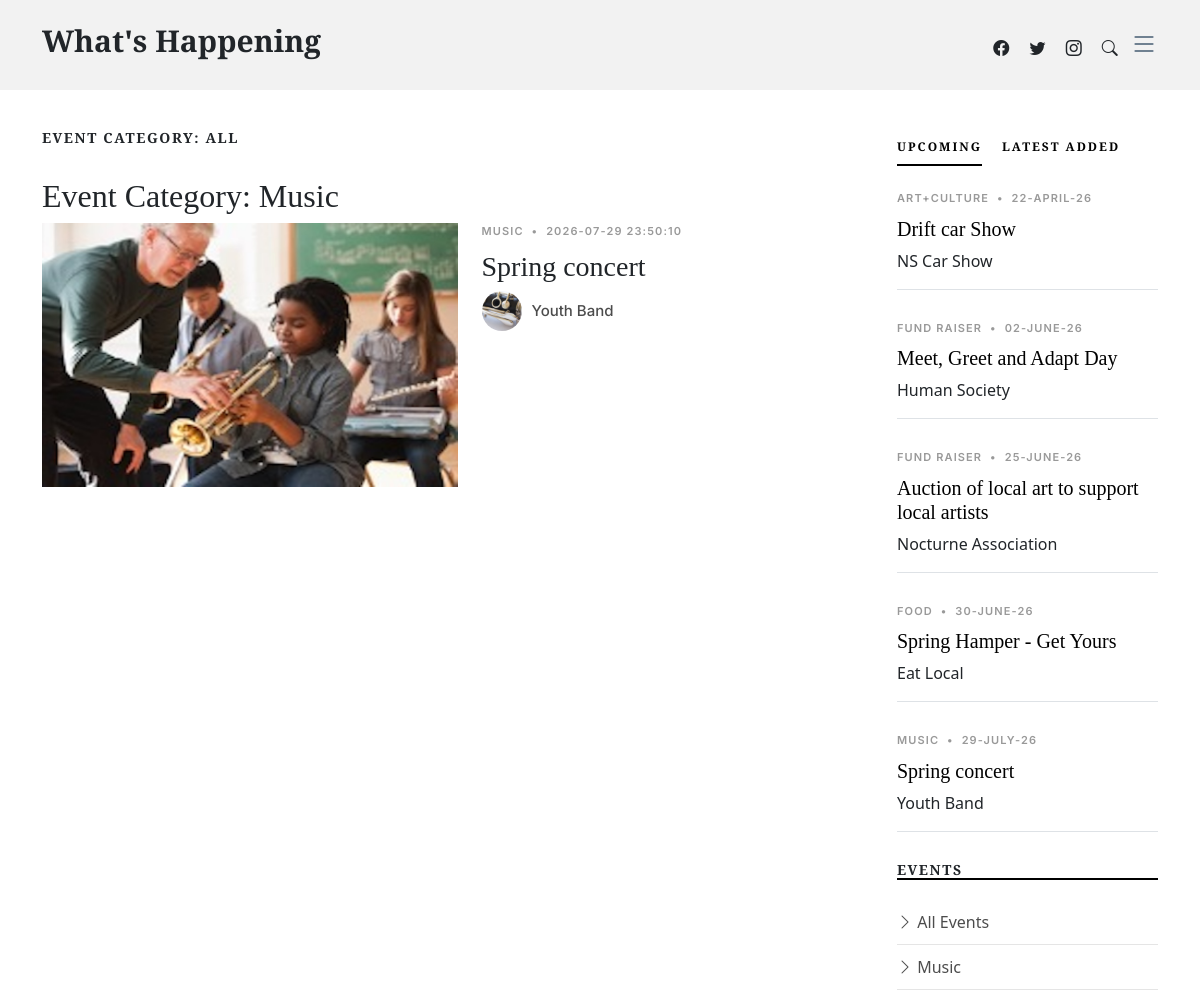
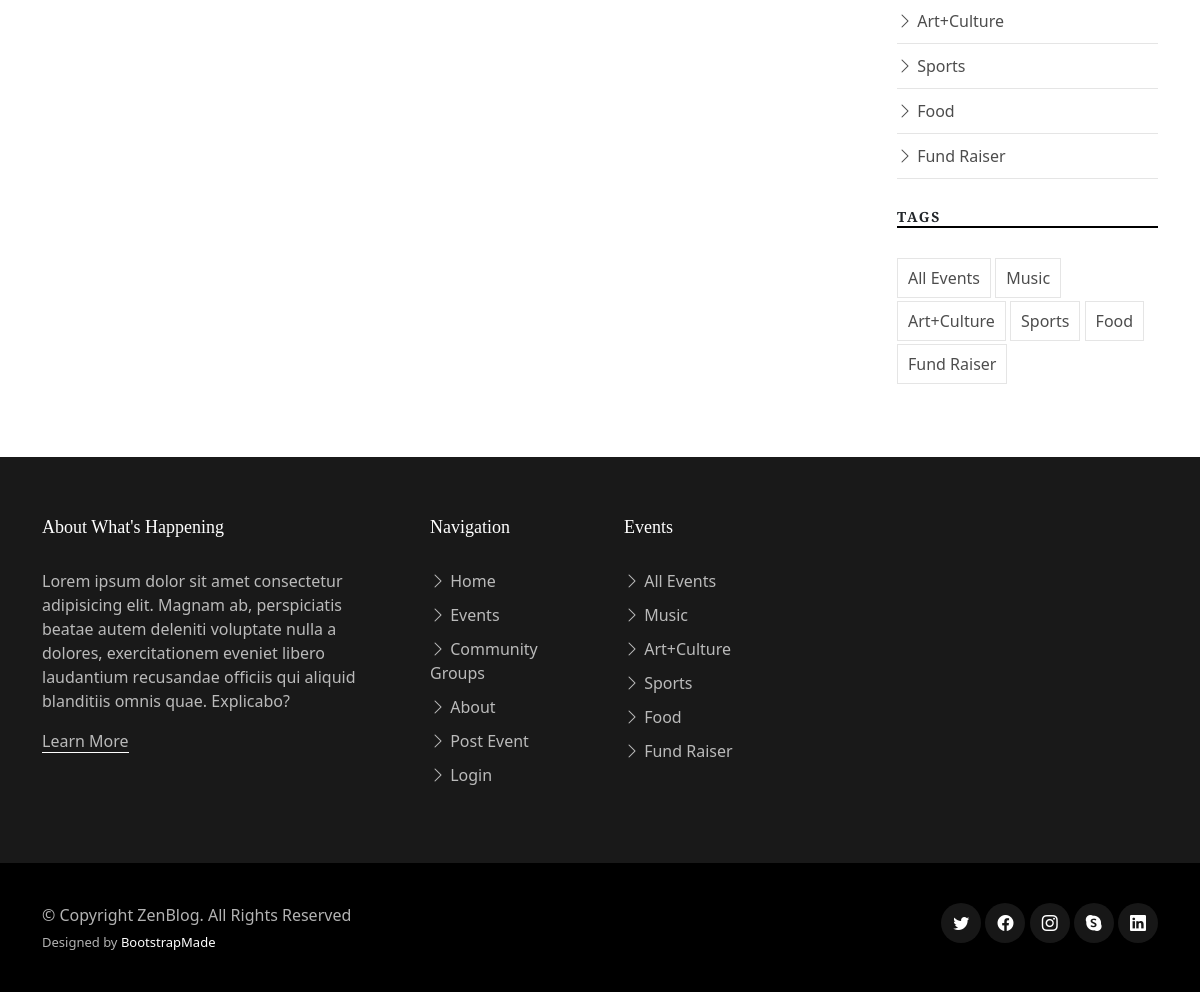
The app's page /events.php?event_type=Music (signed in) with its own data (2 pictures, top to bottom).
### tables this page shows
CREATE TABLE `events` (
  `EventID` int NOT NULL,
  `EventTypeID` int NOT NULL,
  `GroupID` int NOT NULL,
  `EventDate` timestamp NOT NULL DEFAULT CURRENT_TIMESTAMP,
  `SubmitDate` timestamp NOT NULL DEFAULT CURRENT_TIMESTAMP,
  `EventTitle` varchar(100) NOT NULL,
  `EventImage` varchar(50) NOT NULL,
  `EventDesc` text NOT NULL
);

CREATE TABLE `eventtypes` (
  `EventTypeID` int NOT NULL,
  `TypeName` varchar(100) NOT NULL
);

CREATE TABLE `groups` (
  `GroupID` int NOT NULL,
  `GroupName` varchar(100) NOT NULL,
  `GroupImage` varchar(50) NOT NULL,
  `GroupType` varchar(100) NOT NULL,
  `GroupDesc` text NOT NULL,
  `ContactName` varchar(255) NOT NULL,
  `ContactEmail` varchar(255) NOT NULL
);

### events.php (the view, shortened to what this page needs)
<!DOCTYPE html>
<html lang="en">
<head>
  <link href="assets/vendor/bootstrap/css/bootstrap.min.css" rel="stylesheet">
  <link href="assets/vendor/bootstrap-icons/bootstrap-icons.css" rel="stylesheet">
  <link href="assets/vendor/swiper/swiper-bundle.min.css" rel="stylesheet">
  <link href="assets/vendor/glightbox/css/glightbox.min.css" rel="stylesheet">
  <link href="assets/vendor/aos/aos.css" rel="stylesheet">
  <link href="assets/css/variables.css" rel="stylesheet">
  <link href="assets/css/main.css" rel="stylesheet">
</head>
<body>
  <header id="header" class="header d-flex align-items-center fixed-top">
    <div class="container-fluid container-xl d-flex align-items-center justify-content-between">
      <a href="index.php" class="logo d-flex align-items-center">
        <h1>What's Happening</h1>
      </a>
      <div class="position-relative">
        <a href="#" class="mx-2"><span class="bi-facebook"></span></a>
        <a href="#" class="mx-2"><span class="bi-twitter"></span></a>
        <a href="#" class="mx-2"><span class="bi-instagram"></span></a>
        <a href="#" class="mx-2 js-search-open"><span class="bi-search"></span></a>
        <i class="bi bi-list mobile-nav-toggle"></i>
      </div>
    </div>
  </header>
  <main id="main">
    <section>
      <div class="container">
        <div class="row">
          <div class="col-md-9" data-aos="fade-up">
            <h3 class="category-title">Event Category: ALL</h3>
            <?php
            $connect = db_connect();
            $JoinSql = "
            SELECT
                events.*,
                eventtypes.TypeName AS eventType,
                `groups`.GroupName,
                `groups`.GroupImage
            FROM
                events
            LEFT JOIN
                eventtypes ON eventtypes.EventTypeID = events.EventTypeID
            LEFT JOIN
                `groups` ON `groups`.GroupID = events.GroupID
            WHERE
                events.EventDate >= CURDATE()
            ORDER BY
                EventDate ASC;";
            $allData = $connect->query($JoinSql);
            $selectedType = isset($_GET['event_type']) ? urlencode(filter_input(INPUT_GET, 'event_type')): 'all';
            $displayType = $selectedType !== 'all' ? htmlspecialchars($selectedType) : 'All';
            echo "<h2>Event Category: " . $displayType . "</h2>";
            if($allData && $allData->num_rows > 0) {
              while($event = $allData->fetch_assoc()){
                $eventNum = $event["EventID"];
                $eventGroupType = $event["eventType"];
                $eventDate = $event["EventDate"];
                $eventTitle =  $event["EventTitle"];
                $eventImagePath = $event["EventImage"];
                $groupName = $event['GroupName'];
                $groupImage = $event['GroupImage'];
                if ($selectedType !== 'all' && strtolower($eventGroupType) !== strtolower($selectedType)) {
                  continue;
                }
            ?>
                <div class="d-md-flex post-entry-2 half">
                    <a href="single-post.php?event_id=<?php echo $eventNum; ?>" class="me-4 thumbnail">
                        <img src="<?php echo $eventImagePath; ?>" alt="" class="img-fluid">
                    </a>
                    <div>
                        <div class="post-meta"><span class="date"><?php echo $eventGroupType; ?></span> <span class="mx-1">&bullet;</span> <span><?php echo $eventDate; ?></span></div>
                        <h3><a href="single-post.php?event_id=<?php echo $eventNum; ?>"><?php echo $eventTitle; ?></a></h3>
                        <div class="d-flex align-items-center author">
                            <div class="photo"><img src="<?php echo $groupImage; ?>" alt="" class="img-fluid"></div>
                            <div class="name">
                                <h3 class="m-0 p-0"><?php echo $groupName; ?></h3>
                            </div>
                        </div>
                    </div>
                </div>
            <?php
              }
            } else {
              echo "<p>No upcoming events found.</p>";
            }
            ?>
          </div>
          <div class="col-md-3">
             <div class="aside-block">
              <ul class="nav nav-pills custom-tab-nav mb-4" id="pills-tab" role="tablist">
                <li class="nav-item" role="presentation">
                  <button class="nav-link active" id="pills-popular-tab" data-bs-toggle="pill" data-bs-target="#pills-popular" type="button" role="tab" aria-controls="pills-popular" aria-selected="true">Upcoming</button>
                </li>
                <li class="nav-item" role="presentation">
                  <button class="nav-link" id="pills-trending-tab" data-bs-toggle="pill" data-bs-target="#pills-trending" type="button" role="tab" aria-controls="pills-trending" aria-selected="false">Latest Added</button>
                </li>
              </ul>
              <div class="tab-content" id="pills-tabContent">
                <div class="tab-pane fade show active" id="pills-popular" role="tabpanel" aria-labelledby="pills-popular-tab">
                <?php
                  $JoinSql = "SELECT events.*, eventtypes.TypeName AS eventType, `groups`.GroupName
                              FROM events
                              LEFT JOIN eventtypes ON eventtypes.EventTypeID = events.EventTypeID
                              LEFT JOIN `groups` ON `groups`.GroupID = events.GroupID
                              WHERE events.EventDate >= CURDATE()
                              ORDER BY EventDate ASC
                              LIMIT 5;";
                  $allData = $connect->query($JoinSql);
                  if($allData && $allData->num_rows > 0) {
                    while($row = $allData->fetch_assoc()) {
                      $eventTitle =  $row["EventTitle"];
                      $eventDate = $row["EventDate"];
                      $eventNum = $row["EventID"];
                      $formattedDate = date_format(date_create($eventDate), "d-F-y");
                      $eventType = $row["eventType"];
                      $groupType = $row["GroupName"];
                ?>
                      <div class="post-entry-1 border-bottom">
                          <div class="post-meta"><span class="date"><?php echo $eventType; ?></span> <span class="mx-1">&bullet;</span> <span><?php echo $formattedDate; ?></span></div>
                          <h2 class="mb-2"><a href="single-post.php?event_id=<?php echo $eventNum; ?>"><?php echo $eventTitle; ?></a></h2>
                          <span class="author mb-3 d-block"><?php echo $groupType; ?></span>
                      </div>
                <?php
                    }
                  } else {
                    echo "<p>No results</p>";
                  }
                ?>
                </div>
              </div>
            </div>
            <div class="aside-block">
              <h3 class="aside-title">Events</h3>
              <ul class="aside-links list-unstyled">
                <li><a href="events.php"><i class="bi bi-chevron-right"></i> All Events</a></li>
                <li><a href="events.php?event_type=Music"><i class="bi bi-chevron-right"></i> Music</a></li>
                <li><a href="events.php?event_type=Art+Culture"><i class="bi bi-chevron-right"></i> Art+Culture</a></li>
                <li><a href="events.php?event_type=Sports"><i class="bi bi-chevron-right"></i> Sports</a></li>
                <li><a href="events.php?event_type=Food"><i class="bi bi-chevron-right"></i> Food</a></li>
                <li><a href="events.php?event_type=Fund Raiser"><i class="bi bi-chevron-right"></i> Fund Raiser</a></li>
              </ul>
            </div>
            <div class="aside-block">
              <h3 class="aside-title">Tags</h3>
              <ul class="aside-tags list-unstyled">
                <li><a href="events.php">All Events</a></li>
                <li><a href="events.php?event_type=Music">Music</a></li>
                <li><a href="events.php?event_type=Art+Culture">Art+Culture</a></li>
                <li><a href="events.php?event_type=Sports">Sports</a></li>
                <li><a href="events.php?event_type=Food">Food</a></li>
                <li><a href="events.php?event_type=Fund Raiser">Fund Raiser</a></li>
              </ul>
            </div>
          </div>
        </div>
      </div>
    </section>
  </main>
    <footer id="footer" class="footer">
    <div class="footer-content">
      <div class="container">
        <div class="row g-5">
          <div class="col-lg-4">
            <h3 class="footer-heading">About What's Happening</h3>
            <p>Lorem ipsum dolor sit amet consectetur adipisicing elit. Magnam ab, perspiciatis beatae autem deleniti voluptate nulla a dolores, exercitationem eveniet libero laudantium recusandae officiis qui aliquid blanditiis omnis quae. Explicabo?</p>
            <p><a href="about.php" class="footer-link-more">Learn More</a></p>
          </div>
          <div class="col-6 col-lg-2">
            <h3 class="footer-heading">Navigation</h3>
            <ul class="footer-links list-unstyled">
              <li><a href="index.php"><i class="bi bi-chevron-right"></i> Home</a></li>
              <li><a href="events.php"><i class="bi bi-chevron-right"></i> Events</a></li>
              <li><a href="groups.php"><i class="bi bi-chevron-right"></i> Community Groups</a></li>
              <li><a href="about.php"><i class="bi bi-chevron-right"></i> About</a></li>
               <li><a href="post.php"><i class="bi bi-chevron-right"></i> Post Event</a></li>
              <li><a href="login.php"><i class="bi bi-chevron-right"></i> Login</a></li>
            </ul>
          </div>
          <div class="col-6 col-lg-2">
            <h3 class="footer-heading">Events</h3>
            <ul class="footer-links list-unstyled">
              <li><a href="events.php"><i class="bi bi-chevron-right"></i> All Events</a></li>
              <li><a href="events.php?event_type=Music"><i class="bi bi-chevron-right"></i> Music</a></li>
              <li><a href="events.php?event_type=Art+Culture"><i class="bi bi-chevron-right"></i> Art+Culture</a></li>
              <li><a href="events.php?event_type=Sports"><i class="bi bi-chevron-right"></i> Sports</a></li>
              <li><a href="events.php?event_type=Food"><i class="bi bi-chevron-right"></i> Food</a></li>
              <li><a href="events.php?event_type=Fund Raiser"><i class="bi bi-chevron-right"></i> Fund Raiser</a></li>
            </ul>
          </div>
        </div>
      </div>
    </div>
    <div class="footer-legal">
      <div class="container">
        <div class="row justify-content-between">
          <div class="col-md-6 text-center text-md-start mb-3 mb-md-0">
            <div class="copyright">
              © Copyright <strong><span>ZenBlog</span></strong>. All Rights Reserved
            </div>
            <div class="credits">
              Designed by <a href="https://bootstrapmade.com/">BootstrapMade</a>
            </div>
          </div>
          <div class="col-md-6">
            <div class="social-links mb-3 mb-lg-0 text-center text-md-end">
              <a href="#" class="twitter"><i class="bi bi-twitter"></i></a>
              <a href="#" class="facebook"><i class="bi bi-facebook"></i></a>
              <a href="#" class="instagram"><i class="bi bi-instagram"></i></a>
              <a href="#" class="google-plus"><i class="bi bi-skype"></i></a>
              <a href="#" class="linkedin"><i class="bi bi-linkedin"></i></a>
            </div>
          </div>
        </div>
      </div>
    </div>
  </footer>
</body>
</html>

### assets/css/variables.css (style rules this page uses)
:root { --font-default: 'EB Garamond', system-ui, -apple-system, "Segoe UI", Roboto, "Helvetica Neue", Arial, "Noto Sans", "Liberation Sans", sans-serif, "Apple Color Emoji", "Segoe UI Emoji", "Segoe UI Symbol", "Noto Color Emoji"; --font-primary: 'EB Garamond', serif; --font-secondary: 'Inter', sans-serif; --color-default: #212529; --color-default-rgb: 33, 37, 41; --color-links: #212529; --color-links-hover: #15171a; --color-primary: #212529; --color-primary-light: #26282c; --color-primary-dark: #0b0c0e; --color-primary-rgb: 33, 37, 41; --color-primary-light-rgb: 38, 40, 44; --color-primary-dark-rgb: 11, 12, 14; --color-secondary: #596d80; --color-secondary-light: #8498aa; --color-secondary-dark: #404f5c; --color-secondary-rgb: 89, 109, 128; --color-secondary-light-rgb: 132, 152, 170; --color-secondary-dark-rgb: 64, 79, 92; --color-blue: #0d6efd; --color-blue-rgb: 13, 110, 253; --color-indigo: #6610f2; --color-indigo-rgb: 102, 16, 242; --color-purple: #6f42c1; --color-purple-rgb: 111, 66, 193; --color-pink: #f3268c; --color-pink-rgb: 243, 38, 140; --color-red: #df1529; --color-red-rgb: 223, 21, 4; --color-orange: #fd7e14; --color-orange-rgb: 253, 126, 20; --color-yellow: #ffc107; --color-yellow-rgb: 255, 193, 7; --color-green: #059652; --color-green-rgb: 5, 150, 82; --color-teal: #20c997; --color-teal-rgb: 32, 201, 151; --color-cyan: #0dcaf0; --color-cyan-rgb: 13, 202, 240; --color-white: #ffffff; --color-white-rgb: 255, 255, 255; --color-gray: #6c757d; --color-gray-rgb: 108, 117, 125; --color-black: #000000; --color-black-rgb: 0, 0, 0; }
:root { --bs-blue: var(--color-blue); --bs-indigo: var(--color-indigo); --bs-purple: var(--color-purple); --bs-pink: var(--color-pink); --bs-red: var(--color-red); --bs-orange: var(--color-orange); --bs-yellow: var(--color-yellow); --bs-green: var(--color-green); --bs-teal: var(--color-teal); --bs-cyan: var(--color-cyan); --bs-white: var(--color-white); --bs-gray: var(--color-gray); --bs-gray-dark: #343a40; --bs-gray-100: #f8f9fa; --bs-gray-200: #e9ecef; --bs-gray-300: #dee2e6; --bs-gray-400: #ced4da; --bs-gray-500: #adb5bd; --bs-gray-600: #6c757d; --bs-gray-700: #495057; --bs-gray-800: #343a40; --bs-gray-900: #212529; --bs-primary: var(--color-blue); --bs-secondary: var(--color-blue); --bs-success: #198754; --bs-info: #0dcaf0; --bs-warning: #ffc107; --bs-danger: #dc3545; --bs-light: #f8f9fa; --bs-dark: #212529; --bs-primary-rgb: var(--color-primary-rgb); --bs-secondary-rgb: var(--color-secondary-rgb); --bs-success-rgb: 25, 135, 84; --bs-info-rgb: 13, 202, 240; --bs-warning-rgb: 255, 193, 7; --bs-danger-rgb: 220, 53, 69; --bs-light-rgb: 248, 249, 250; --bs-dark-rgb: 33, 37, 41; --bs-white-rgb: var(--color-white-rgb); --bs-black-rgb: var(--color-black-rgb); --bs-body-color-rgb: var(--color-default-rgb); --bs-body-bg-rgb: 255, 255, 255; --bs-font-sans-serif: var(--font-default); --bs-font-monospace: SFMono-Regular, Menlo, Monaco, Consolas, "Liberation Mono", "Courier New", monospace; --bs-gradient: linear-gradient(180deg, rgba(255, 255, 255, 0.15), rgba(255, 255, 255, 0)); --bs-body-font-family: var(--font-default); --bs-body-font-size: 1rem; --bs-body-font-weight: 400; --bs-body-line-height: 1.5; --bs-body-color: var(--color-default); --bs-body-bg: #fff; }

### records on screen
events: EventImage (picture), EventTypeID.TypeName "MUSIC", EventDate "2026-07-29 23:50:10", EventTitle "Spring concert", GroupID.GroupImage (picture), GroupID.GroupName "Youth Band", EventDate "29-JULY-26"
events: EventTypeID.TypeName "ART+CULTURE", EventDate "22-APRIL-26", EventTitle "Drift car Show", GroupID.GroupName "NS Car Show"
events: EventTypeID.TypeName "FUND RAISER", EventDate "02-JUNE-26", EventTitle "Meet, Greet and Adapt Day", GroupID.GroupName "Human Society"
events: EventTypeID.TypeName "FUND RAISER", EventDate "25-JUNE-26", EventTitle "Auction of local art to support local artists", GroupID.GroupName "Nocturne Association"
events: EventTypeID.TypeName "FOOD", EventDate "30-JUNE-26", EventTitle "Spring Hamper - Get Yours", GroupID.GroupName "Eat Local"

### other values on screen
$displayType "Music"
